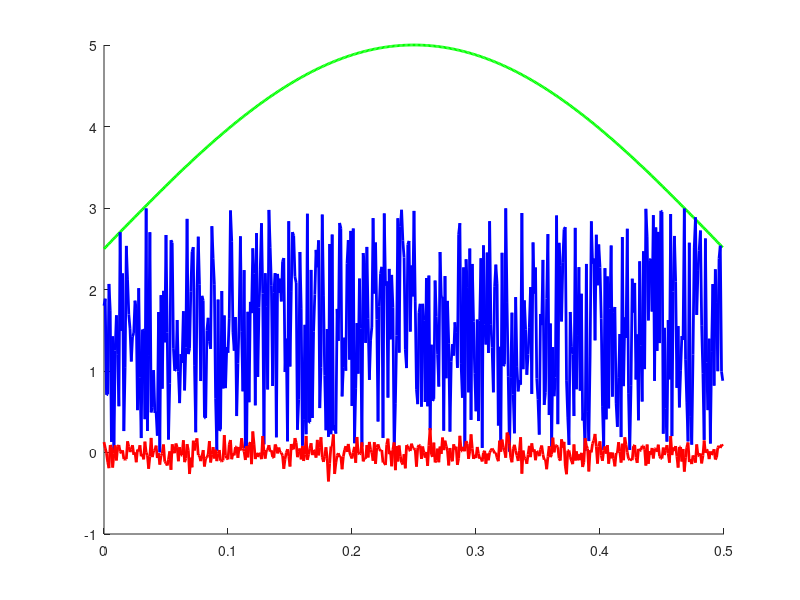

Source code (MATLAB): (Note: this script raises an error after producing the figure.)
clc
clear
close all
set(0,'DefaultLineLineWidth',2)
%% TIMES ARE IN SECONDS BY DEFAULT
dt = 1e-3;
ms2samples = @(t_ms) floor((t_ms/dt)*(1e-3));
sec2samples = @(t_ms) floor((t_ms/dt));


%% Filler functions i'd want to construct stimulu file

%default params
preTimeDefault = 0.5;
postTimeDefault = 0.5;


%% Channel definitions - pulled from 2020.01.15.MBm04_awake3

% ? trigger (002 trig0)
% ? trigger (003 trig1)
% ? trigger (004 trig2)

% uWhisk (005 ugalv)
% uOpto (006 uopto)

% FR target (010 yRef)

%Thesse are one 4D vector, {0,1}

% ? Feedback Ctrl Gate (012 gate 0)
% ? Feedback Estim. Gate (013 gate1)
% ? Lock Stim Gate (014 gate2)
% ? Add Noise Gate (015 gate3)


%opto_noise ON (implies)-> CL gate OFF
%%
i2t = @(i) (i-1)*dt;
len2t = @(len) 0:dt:((len-1)*dt);

fOFF = @(len,params) zeros(1,len);

wClip = [-5,5]
clipFun = @(x,xmin,xmax) min(max(x,xmin),xmax);


optoNoiseMag = 3;
optoNoiseFun = @(len,mag) mag*rand(1,len);
optoNoiseFunDefault = @(len, ~) optoNoiseFun(len, optoNoiseMag);

whiskerNoiseMag = .1;
whiskerNoiseFun = @(len,mag) clipFun(mag*randn(1,len), wClip(1),wClip(2));
whiskerNoiseFunDefault = @(len, ~) whiskerNoiseFun(len,whiskerNoiseMag);

sinRaised = @(t) (sin(t)+1)/2;
sineFun = @(len,mag,freq) mag*sinRaised(2*pi*freq*len2t(len));

len=500
t = len2t(len);

figure(1)
clf
hold on
plot(t,sineFun(len,5,1),'g')
plot(t,optoNoiseFun(len,3),'b')
plot(t,whiskerNoiseFun(len,.1),'r')

hold off

%% construct dictionaries
array2cell = @(ary) arrayfun(@(a) {a}, ary);
buildConditionCell = @(cNameAry) array2cell(struct('conditionName',cNameAry));

ChannelMap = containers.Map()
ChannelMap('whisk') = 5;
ChannelMap('opto') = 6;

ColorsMap = containers.Map()
ColorsMap('whisk') = [1,.5,.5];
ColorsMap('opto') = [.3,.5,1];

fillStruct = @(Obj) fillColorChannel(Obj, ColorsMap, ChannelMap);

%% construct condition-specific dictionaries
offStruct = struct('function',fOFF);

whiskSweepStruct.function = whiskerNoiseFun;
whiskSweepStruct.type = 'whisk';
whiskSweepStruct = fillStruct(whiskSweepStruct);

whiskStruct.function = whiskerNoiseFunDefault
whiskStruct.type = 'whisk'
whiskStruct = fillStruct(whiskStruct);

optoNoiseStruct.function = optoNoiseFunDefault;
optoNoiseStruct.type = 'opto';
optoNoiseStruct = fillStruct(optoNoiseStruct);

ConditionStructMap = containers.Map()
ConditionStructMap('OFF') = offStruct;
ConditionStructMap('whisk_ON') = whiskStruct;
ConditionStructMap('whiskSweep_ON') = whiskSweepStruct;
ConditionStructMap('optoNoise_ON') = optoNoiseStruct;


getColor = @(name) ColorsMap(ConditionStructMap(name).type);


%% Phase 1A: Whisker Calibration

cond_1a = {'whiskSweep_ON'}
w_mags_sweep = num2cell([1,2,3,4,5]/5); 

%binding conditions and params should be different than binding conditions?
sweep = struct('conditionName',cond_1a,'params',w_mags_sweep);
sweepConditions = array2cell(sweep);

%%
Phase1A.title = 'Phase 1A: Whisker Calibration Sweep';
Phase1A.times = [0.5, 5.0, 4. ];
Phase1A.nreps = 10;
Phase1A.dt = dt;

Phase1A.conditions = sweepConditions;
Phase1A.nCond = length(sweepConditions);
[ Phase1A ] = generateStimuli( Phase1A, ConditionStructMap ,ChannelMap,ColorsMap);

figure(2)
clf
plotExptPhase(Phase1A)

set(gcf,'Position',[144   563   676   242])

%% Phase 1B: Identification stimulus
Phase1B.title = 'Phase 1B: Whisker & Opto Identification Stimulus';

whisk_cond = buildConditionCell({'whisk_OFF','whisk_ON'});
opto_noise_cond = buildConditionCell({'optoNoise_OFF','optoNoise_ON'});
Phase1B.options = {opto_noise_cond, whisk_cond}

Phase1B.times = [0.5, 5.0, 0.5];
Phase1B.nreps = 10;
Phase1B.dt = dt;

[ Phase1B.conditions, Phase1B.nCond ] = combineConditionsMulti(Phase1B.options)
[ Phase1B ] = generateStimuli( Phase1B, ConditionStructMap ,ChannelMap,ColorsMap);

figure(3)
clf
plotExptPhase(Phase1B)
set(gcf,'Position',[   144   171   676   318])
